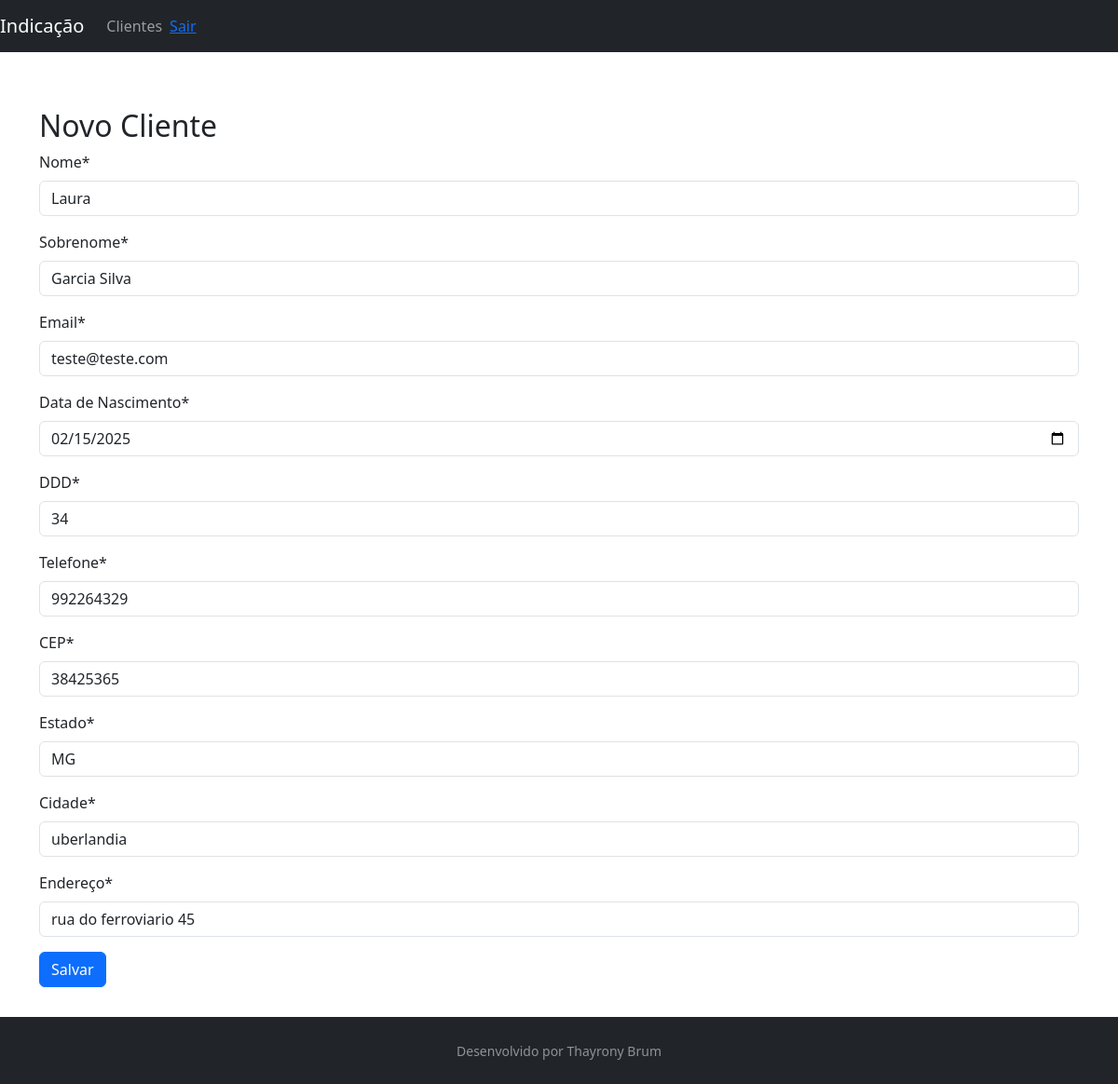
/customer/12/update/, run on the app's committed database.
### customer/models.py (models this page shows, shortened)
class Customer(models.Model):
    first_name = models.CharField(max_length=30)
    last_name = models.CharField(max_length=50)
    email = models.EmailField(max_length=254)
    birth_date = models.DateField()
    area_code = models.CharField(max_length=3)
    phone = models.CharField(max_length=15)
    zip_code = models.CharField(max_length=8)
    state = models.CharField(max_length=2)
    city = models.CharField(max_length=30)
    address = models.CharField(max_length=100)
    created_at = models.DateTimeField(auto_now_add=True) # auto_now_add=True define o campo com a data e hora atual quando o objeto é criado
    updated_at = models.DateTimeField(auto_now=True) # auto_now=True atualiza o campo com a data e hora atual sempre que o objeto é salvo

### customer/views.py (the view, shortened to what this page needs)
# urls.py: path("<int:id>/update/", CustomerUpdateView.as_view(), name="customer_update"),
class CustomerUpdateView(UpdateView): # atualiza um cliente existente
    template_name = "customer/customer.html" # template para atualizar um cliente existente
    form_class = CustomerForm # form para atualizar um cliente existente
    def get_object(self):
        id = self.kwargs.get("id")
        return get_object_or_404(Customer, id=id)

### customer/forms.py
class CustomerForm(forms.ModelForm):
    first_name = forms.CharField(label="Nome")
    last_name = forms.CharField(label="Sobrenome")
    email = forms.EmailField(label="Email")
    birth_date = forms.DateField(label="Data de Nascimento", widget=DateInput())
    area_code = forms.RegexField(label="DDD", regex=r"^\+?1?[0-9]{1,3}$", error_messages={"invalid": "Número de DDD inválido"}) # regex para validar o DDD
    phone = forms.RegexField(label="Telefone", regex=r"^\+?1?[0-9]{1,9}$", error_messages={"invalid": "Número de telefone inválido"}) # regex para validar o telefone
    zip_code = forms.RegexField(label="CEP", regex=r"^\+?1?[0-9]{1,9}$", error_messages={"invalid": "CEP inválido"}) # regex para validar o CEP // CANCELAR OBRIGATORIEDADE DO CEP
    state = forms.CharField(label="Estado")
    city = forms.CharField(label="Cidade")
    address = forms.CharField(label="Endereço")
    class Meta:
        model = Customer
        fields = ["first_name", "last_name", "email", "birth_date", "area_code", "phone", "zip_code", "state", "city", "address"]

### customer/templates/customer/customer.html (shortened to what this page needs)
{% extends 'model-page.html' %}
{% load crispy_forms_tags %}
{% block content %}
<h2>Novo Cliente</h2>
    <form method="POST">{% csrf_token %}
        {{ form|crispy }}
        <button type="submit" class="btn btn-primary">Salvar</button>
    </form>
{% endblock %}

### core/templates/model-page.html (style rules this page uses)
html, body { height: 100%; }

### data on the page
Customer: first_name "Laura", last_name "Garcia Silva", email "teste@teste.com", birth_date "02/15/2025", area_code "34", phone "992264329", zip_code "38425365", state "MG", city "uberlandia", address "rua do ferroviario 45"
